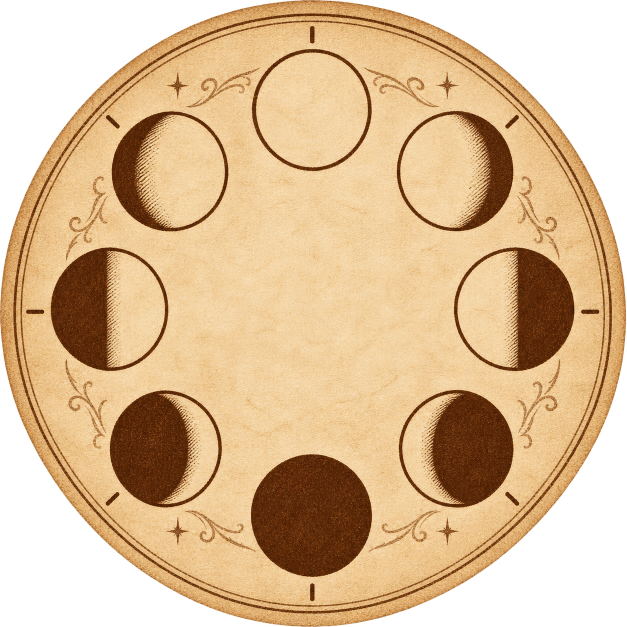
#> input picture assets/moon_dial_src/moon_ink.png, 1254 x 1254 px (shown at 1/2 size)
$ python gen_moon_phases.py
#> lines starting #> are read from the running program, lines starting #| are printed output that depends on the picture
#!/usr/bin/env python3
# gen_moon_phases.py -- the moon pod's eight phase icons, cut UPRIGHT out of the starry dial plate
# assets/moon_dial_src/moon_dial.png (its moons on one circle, new at the bottom, waxing up the left, full at the top,
# waning down the right) -> assets/moon_phases.raw, a 1024x128 straight-alpha BGRA strip of 8 cells :
#   0 new, 1 waxing crescent, 2 first quarter, 3 waxing gibbous, 4 full, 5 waning gibbous, 6 last quarter, 7 waning crescent
# Each cell : the moon and its patch of night sky, a soft round edge. The minimap's moon pod (src/ui/minimap.cpp) shows
# yesterday's / today's / tomorrow's phase from it, upright on the screen (a rotating disc would tilt them).
#   python scripts/gen_moon_phases.py
import math
import os
import sys
import numpy as np
from PIL import Image

ROOT = os.path.dirname(os.path.dirname(os.path.abspath(__file__)))
SRC = os.path.join(ROOT, 'assets', 'moon_dial_src', 'moon_ink.png')   # the SEPIA plate : moons inked on parchment
OUT = os.path.join(ROOT, 'assets', 'moon_phases.raw')
CELL = 128
RING = 0.65       # the moons' centres, in disc radii (measured on the plate)
MOON = 0.19       # a moon's radius (its outline), in disc radii
INK = (0x2E, 0x1C, 0x0C)
PAD = 1.12        # the sky kept round it


def fit_circle(gold, gx, gy, R):
    """the moon's outline : the circle (centre within +-6 % R of the guess, radius 0.18..0.23 R) whose rim is the most gold"""
    best = (-1.0, gx, gy, R * MOON)
    t = np.linspace(0, 2 * math.pi, 180, endpoint=False)
    h, w = gold.shape
    for rr in np.arange(0.16, 0.221, 0.004) * R:
        for dy in np.arange(-0.06, 0.061, 0.006) * R:
            for dx in np.arange(-0.06, 0.061, 0.006) * R:
                xs = np.clip((gx + dx + np.cos(t) * rr).astype(int), 0, w - 1)
                ys = np.clip((gy + dy + np.sin(t) * rr).astype(int), 0, h - 1)
                inside = np.clip((gx + dx + np.cos(t) * (rr + 6)).astype(int), 0, w - 1), np.clip((gy + dy + np.sin(t) * (rr + 6)).astype(int), 0, h - 1)
                sc = gold[ys, xs].mean() - gold[inside[1], inside[0]].mean()   # ink ON the rim, paper just outside it
                if sc > best[0]:
                    best = (sc, gx + dx, gy + dy, rr)
    return best[1], best[2], best[3]


def main():
    im = Image.open(SRC).convert('RGBA')
#> im is the input picture: PIL image 1254x1254 RGBA; mean R, G, B, A 163.7, 132.4, 93, 195.3
    a = np.asarray(im)[..., 3]
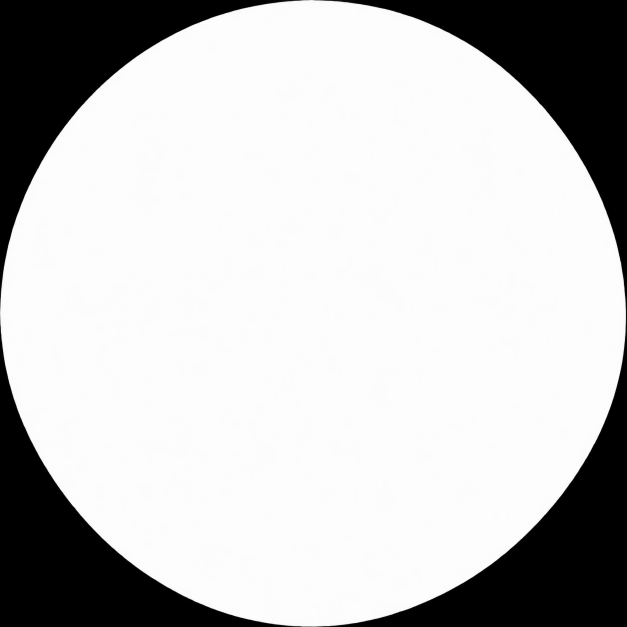
#> a: shape (1254, 1254) (shown at 1/2 size); min 0, max 255, mean 195.3
    ys, xs = np.nonzero(a > 20)
    cx, cy = (xs.min() + xs.max() + 1) / 2.0, (ys.min() + ys.max() + 1) / 2.0
#> cx = 626.5; cy = 627
    R = max(xs.max() + 1 - xs.min(), ys.max() + 1 - ys.min()) / 2.0
#> R = 627
    out = np.zeros((CELL, CELL * 8, 4), np.uint8)
    rgb = np.asarray(im)[..., :3].astype(np.float32)
    gold = np.clip(255.0 - rgb.mean(-1), 0, 255)                  # the INK (dark) vs the paper
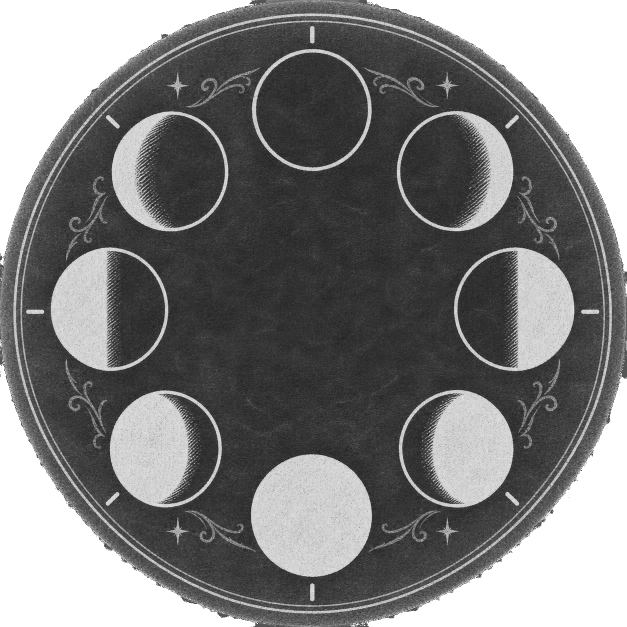
#> gold: shape (1254, 1254) float32 (shown at 1/2 size); min 0, max 255, mean 125.3
    yy, xx = np.mgrid[0:CELL, 0:CELL]
    d = np.hypot(xx + 0.5 - CELL / 2.0, yy + 0.5 - CELL / 2.0) / (CELL / 2.0)
    for k in range(8):
        ang = math.pi / 2 + k * math.pi / 4                         # screen angle, y down : new at the bottom, then clockwise
        mx, my = cx + math.cos(ang) * R * RING, cy + math.sin(ang) * R * RING
        mx, my, rr = fit_circle(gold, mx, my, R)                    # the plate is hand-made : find each moon's own outline
        half = rr * PAD
        cell = im.crop((int(round(mx - half)), int(round(my - half)), int(round(mx + half)), int(round(my + half)))).resize((CELL, CELL), Image.LANCZOS)
        c = np.asarray(cell).astype(np.float32)
        # INK ONLY : the plate's paper becomes transparent (the pod paints its own paper band) ; alpha = how dark
        lum = c[..., :3].mean(-1)
        paper, ink = np.percentile(lum, 90), 45.0
        al = np.clip((paper - 8.0 - lum) / (paper - 8.0 - ink), 0.0, 1.0)
        if k == 4:                                                  # FULL : an outline alone does not read -- a soft inked limb shading
            ring = np.clip((d * PAD - 0.62) / 0.36, 0.0, 1.0) * (d * PAD < 1.0)
            al = np.maximum(al, 0.30 * ring ** 1.6)
        c[..., 0], c[..., 1], c[..., 2] = INK
        c[..., 3] = 255.0 * al * np.clip((1.0 / PAD + 0.06 - d) / 0.04, 0.0, 1.0)
        out[:, k * CELL:(k + 1) * CELL] = np.uint8(np.clip(c + 0.5, 0, 255))
#> this loop made 8 passes
#> (mx, my, rr, half, paper) on passes 1 to 8: (622.7, 1030.8, 117.9, 132, 203.7), (330.8, 896.4, 110.4, 123.6, 204.7), (218.9, 619.5, 117.9, 132, 207), (342.1, 342.6, 115.4, 129.2, 206.7), (622.7, 219.4, 117.9, 132, 209.3), (910.9, 342.6, 115.4, 129.2, 208), (1030.3, 619.5, 117.9, 132, 208), (910.9, 896.4, 112.9, 126.4, 205)
#> pass 1, in main, `lum = c[..., :3].mean(-1)`:
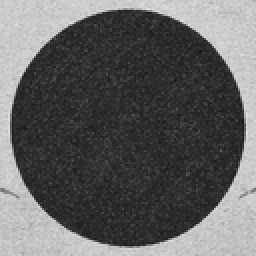
#> lum: shape (128, 128) float32 (shown 2 times larger); min 27.33, max 225.7, mean 97.8
#> pass 1, in main, `al = np.clip((paper - 8.0 - lum) / (paper - 8.0 - ink), 0.0, 1.0)`:
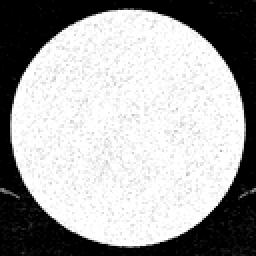
#> al: shape (128, 128) float32 (shown 2 times larger); min 0, max 1, mean 0.653
#> after the loop:
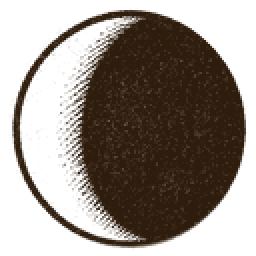
#> c: shape (128, 128, 4) float32 (shown 2 times larger); mean R, G, B, A 46, 28, 12, 122.8; transparent parts drawn white
#> after the loop:
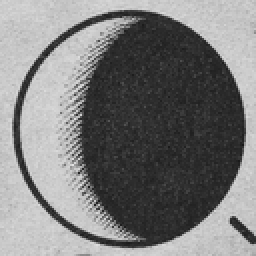
#> lum: shape (128, 128) float32 (shown 2 times larger); min 23.67, max 226, mean 123.4
#> after the loop:
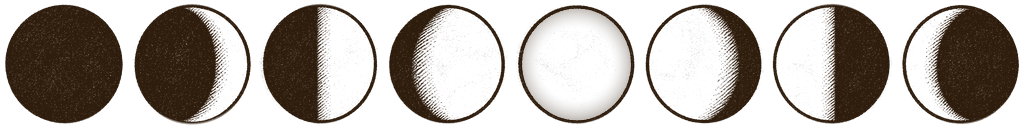
#> out: shape (128, 1024, 4); mean R, G, B, A 46, 28, 12, 91.7; transparent parts drawn white
    with open(OUT, 'wb') as f:
        f.write(out[..., [2, 1, 0, 3]].copy().tobytes())
    Image.fromarray(out, 'RGBA').save(os.path.join(ROOT, 'assets', 'moon_dial_src', 'moon_phases_preview.png'))
    print('wrote', OUT, '(1024x128, 8 phases)')
    return 0


if __name__ == '__main__':
    sys.exit(main())
#> (the program exits here)

$ run again, with assets/moon_dial_src/moon_dial.png copied over assets/moon_dial_src/moon_ink.png
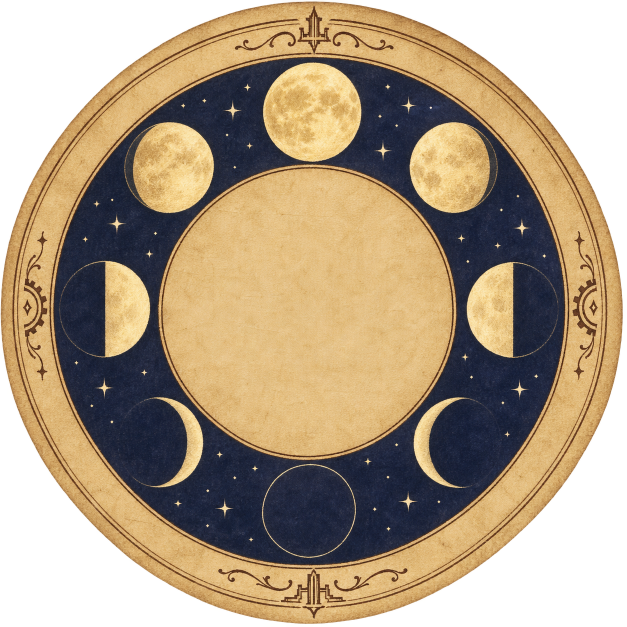
#> input picture assets/moon_dial_src/moon_dial.png, 1254 x 1254 px (shown at 1/2 size)
#> in main, im is the input picture: PIL image 1254x1254 RGBA; mean R, G, B, A 116.6, 98.6, 72.7, 191.8
#> cx = 623.5; cy = 625
#> R = 623
#> the loop in main, `for k in range(8):` made 8 passes
#> (mx, my, rr, half, paper) on passes 1 to 7: (631, 1030, 99.68, 111.6, 78.67), (322.2, 896.4, 107.2, 120, 180), (207.3, 625, 107.2, 120, 200.7), (344.6, 331.2, 104.7, 117.2, 200.7), (627.2, 220.1, 104.7, 117.2, 206.9), (906.1, 338.7, 104.7, 117.2, 200.7), (1017.2, 606.3, 112.1, 125.6, 196)
#> pass 1, in main, `al = np.clip((paper - 8.0 - lum) / (paper - 8.0 - ink), 0.0, 1.0)`:
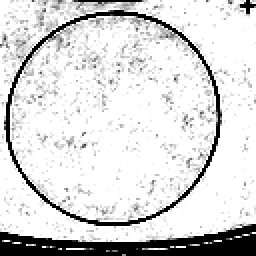
#> al: shape (128, 128) float32 (shown 2 times larger); min 0, max 1, mean 0.848
#> after the loop in main, `for k in range(8):`:
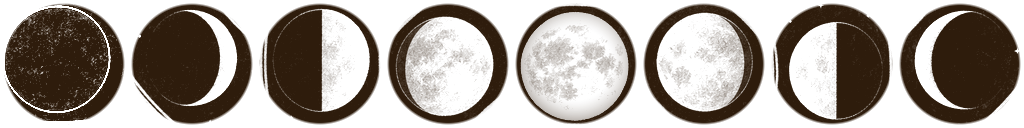
#> out: shape (128, 1024, 4); mean R, G, B, A 46, 28, 12, 109.6; transparent parts drawn white
